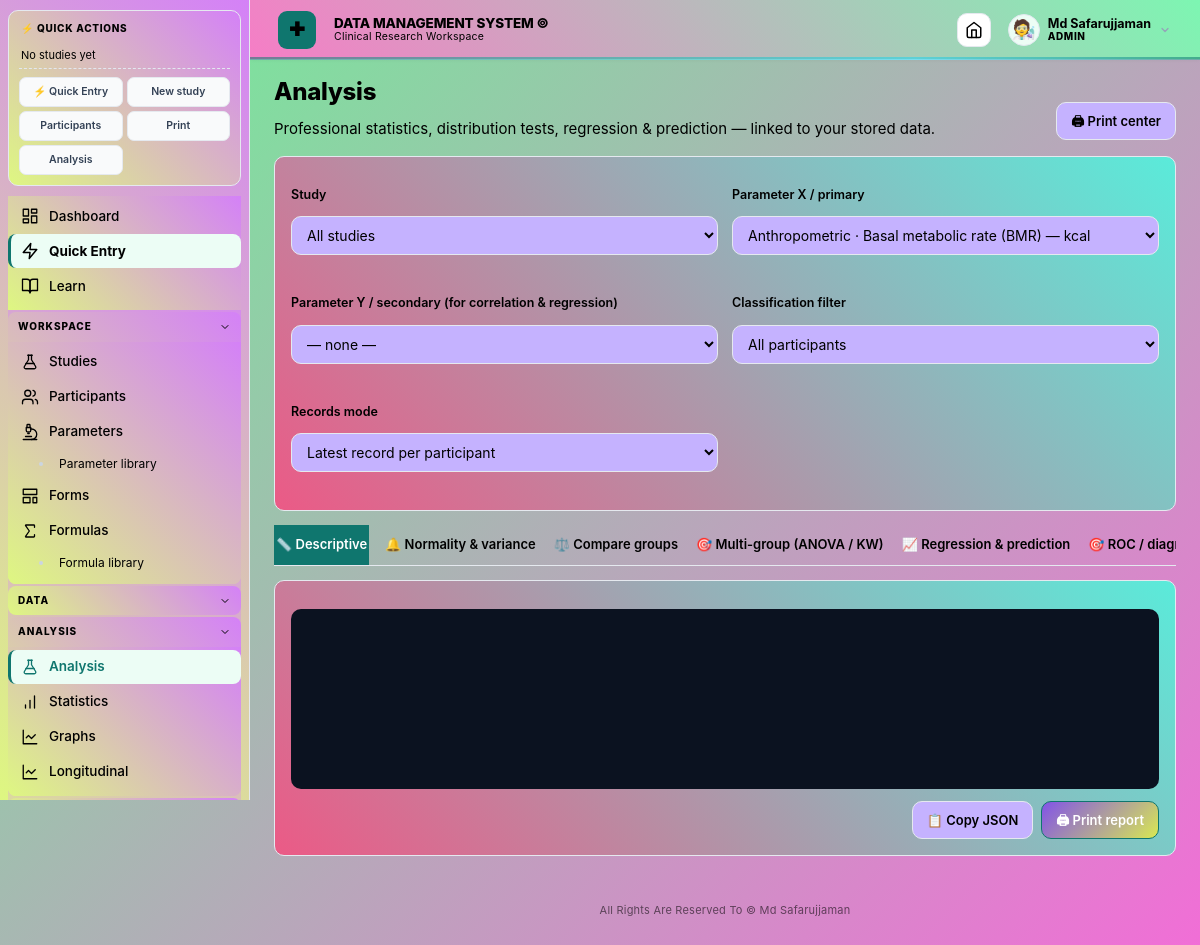
The page /analysis (signed in) on the database its author committed.
### tables this page shows
CREATE TABLE settings(
    key   TEXT PRIMARY KEY,
    value TEXT NOT NULL
);

CREATE TABLE users(
    id            INTEGER PRIMARY KEY AUTOINCREMENT,
    username      TEXT UNIQUE NOT NULL,
    password_hash TEXT NOT NULL,
    role          TEXT NOT NULL CHECK(role IN ('ADMIN','RESEARCHER','VIEWER')),
    active        INTEGER NOT NULL DEFAULT 1,
    created_at    TEXT NOT NULL DEFAULT CURRENT_TIMESTAMP,
    last_login    TEXT,
    avatar_type   TEXT DEFAULT 'initials',
    avatar_value  TEXT DEFAULT '',
    avatar_style  TEXT DEFAULT '',
    totp_secret   TEXT DEFAULT '',
    totp_enabled  INTEGER DEFAULT 0,
    totp_backup_codes TEXT DEFAULT '',
    display_name  TEXT DEFAULT '',
    email         TEXT DEFAULT '',
    must_change_password INTEGER DEFAULT 0
);

### analysis_routes.py (the view)
    @app.route("/analysis")
    def analysis_hub():
        params = query("""SELECT id,code,name,unit,category FROM parameters
                          WHERE active=1 ORDER BY category, sort_order, name""")
        studies = query("SELECT id,study_code,title FROM studies WHERE archived=0 ORDER BY title")
        return render_template("analysis.html", params=params, studies=studies)

### app.py (called while the page is built, shortened)
@app.context_processor
def inject_globals():
    rt = get_runtime()
    return {
        "app_name":     setting("app_name", APP_NAME),
        "app_tagline":  setting("app_tagline", APP_TAGLINE),
        "institution":  setting("institution", ""),
        "app_settings": settings_dict(),
        "rt":           rt,                # ← runtime settings
        "palette":      PALETTE,
        "roles":        ROLES,
        "data_types":   DATA_TYPES,
        "now":          datetime.now(),
        "current_user": getattr(g, "user", None),
    }

@app.before_request
def load_user():
    g.user = None
    uid = session.get("user_id")
    if uid:
        row = one("SELECT id,username,display_name,role,active,avatar_type,avatar_value,avatar_style FROM users WHERE id=? AND active=1", (uid,))
        if row:
            sess_tok = session.get("_sess_tok")
            g.user = row
        else:
            session.clear()

@app.before_request
def require_login():
    ep = request.endpoint
    if not ep or ep in PUBLIC: return None
    if not g.user:
        return redirect(url_for("login", next=request.path))
    return None

def csrf_token():
    tok = session.get("_csrf")
    if not tok:
        tok = secrets.token_urlsafe(32)
        session["_csrf"] = tok
    return tok

def recent_studies_for_sidebar(limit=3):
    try:
        from database import query
        return query("""SELECT id, study_code, title
                       FROM studies WHERE archived = 0
                       ORDER BY id DESC LIMIT ?""", (limit,))
    except Exception:
        return []

def display_name_of(user):
    if not user:
        return ""
    try:
        dn = user["display_name"]
        if dn:
            return dn
    except (KeyError, IndexError, TypeError):
        pass
    try:
        return user["username"]
    except (KeyError, IndexError, TypeError):
        return ""

@app.context_processor
def _cache_buster():
    import time
    return {"_cb": str(int(time.time() // 10))}

@app.before_request
def enforce_roles():
    if not getattr(g, "user", None):
        return None
    ep = request.endpoint or ""
    if not ep:
        return None
    if ep in PUBLIC:
        return None
    role = g.user["role"]
    if role == "ADMIN":
        return None
    if ep in ADMIN_ONLY_ENDPOINTS:
        abort(403)
    if role == "VIEWER" and ep not in VIEWER_ALLOWED_ENDPOINTS:
        abort(403)
    return None

### templates/analysis.html (shortened to what this page needs)
{% extends "base.html" %}
{% block content %}
<div class="pagehead">
  <div><h1>Analysis</h1><p>Professional statistics, distribution tests, regression & prediction — linked to your stored data.</p></div>
  <a class="btn" href="{{ url_for('print_hub') }}">🖨 Print center</a>
</div>
<div class="card">
  <div class="form-grid">
    <label>Study
      <select id="study_id">
        <option value="">All studies</option>
      </select>
    </label>
    <label>Parameter X / primary
      <select id="param_id">
        {% for p in params %}
        <option value="{{ p.id }}">{{ p.category }} · {{ p.name }} ({{ p.code }}){% if p.unit %} — {{ p.unit }}{% endif %}</option>
        {% else %}<option value="">No parameters yet</option>{% endfor %}
      </select>
    </label>
    <label>Parameter Y / secondary (for correlation & regression)
      <select id="param_id2">
        <option value="">— none —</option>
      </select>
    </label>
    <label>Classification filter
      <select id="classification">
        <option value="">All participants</option>
      </select>
    </label>
    <label>Records mode
      <select id="records_mode">
        <option value="latest">Latest record per participant</option>
      </select>
    </label>
  </div>
</div>
<div class="analysis-tabs">
  <a href="#t-descriptive" class="active" data-tab="descriptive">📏 Descriptive</a>
  <a href="#t-normality"  data-tab="normality">🔔 Normality & variance</a>
  <a href="#t-compare"    data-tab="compare">⚖️ Compare groups</a>
  <a href="#t-multigroup" data-tab="multigroup">🎯 Multi-group (ANOVA / KW)</a>
  <a href="#t-regression" data-tab="regression">📈 Regression & prediction</a>
  <a href="#t-diagnostics" data-tab="diagnostics">🎯 ROC / diagnostics</a>
</div>
<div id="result-panel" class="card">
  <div id="result-body" class="result"></div>
  <div class="form-actions" style="margin-top:12px">
    <button class="btn" onclick="copyJson()">📋 Copy JSON</button>
    <button class="btn primary" onclick="printAnalysis()">🖨 Print report</button>
  </div>
</div>
{% endblock %}

### templates/base.html (shortened to what this page needs)
<!doctype html>
<html lang="en">
<head>
<link rel="stylesheet" href="{{ url_for('static', filename='css/pro.css') }}">
<link rel="stylesheet" href="{{ url_for('static', filename='css/fonts.css') }}">
{% set _fc = app_settings.get('ui_font_class','') %}
</head>
<body class="{{ app_settings.get('ui_font_class','') }}">
{% from "_avatar.html" import site_logo, user_avatar %}
{% from "_icons.html" import icon %}
<div class="shell">
<aside class="sidebar" id="sidebar">
  <div class="quick-panel">
    <div class="quick-head">
      <span class="quick-title">⚡ Quick actions</span>
    </div>
    {% set _studies = recent_studies_for_sidebar() if recent_studies_for_sidebar is defined else [] %}
    {% if _studies %}
    {% for s in _studies %}
    <div class="quick-study">
      <span class="quick-study-code">{{ s.study_code }}</span>
      <div class="quick-study-actions">
        <a href="{{ url_for('participants_list') }}?study_id={{ s.id }}" title="Participants">👥</a>
        <a href="{{ url_for('participant_new') }}" title="Add">➕</a>
        <a href="{{ url_for('print_participants_summary', sid=s.id) }}" target="_blank" title="Print">🖨</a>
        <a href="{{ url_for('export_study', sid=s.id, fmt='xlsx') }}" title="Export">⬇</a>
      </div>
    </div>
    {% endfor %}
    {% else %}
    <div class="quick-empty">No studies yet</div>
    {% endif %}
    <div class="quick-globals">
      <a href="{{ url_for('quick_entry_page') }}" style="background:#ecfdf5;border-color:#a7f3d0;color:#0f766e;font-weight:800">⚡ Quick Entry</a>
      <a href="{{ url_for('study_new') }}">New study</a>
      <a href="{{ url_for('participants_list') }}">Participants</a>
      <a href="{{ url_for('print_hub') }}">Print</a>
      <a href="{{ url_for('analysis_hub') }}">Analysis</a>
    </div>
  </div>
  <nav class="sb-nav">
    <div class="sb-items sb-flat">
      <a href="{{ url_for('dashboard') }}" data-path="/" data-exact="1">
        Dashboard
      </a>
      <a href="{{ url_for('quick_entry_page') }}" data-path="/quick-entry"
         style="background:#ecfdf5;border-left-color:#0f766e;color:#0f766e;font-weight:700">
        Quick Entry
      </a>
      <a href="{{ url_for('learn_home') }}" data-path="/learn">
        Learn
      </a>
    </div>
    {% if current_user and current_user.role in ('ADMIN','RESEARCHER') %}
    <div class="sb-group" data-group="workspace">
      <button type="button" class="sb-group-head">
        <span class="sb-group-label">Workspace</span>
      </button>
      <div class="sb-items">
        <a href="{{ url_for('studies_list') }}" data-path="/studies">
          {{ icon('flask', 18, 'currentColor', 1.75) }} Studies
        </a>
        <a href="{{ url_for('participants_list') }}" data-path="/participants">
          {{ icon('users', 18, 'currentColor', 1.75) }} Participants
        </a>
        <a href="{{ url_for('parameters_list') }}" data-path="/parameters" data-exact="1">
          {{ icon('microscope', 18, 'currentColor', 1.75) }} Parameters
        </a>
        <a href="{{ url_for('parameter_library_page') }}" data-path="/parameters/library" class="sb-sub">
          Parameter library
        </a>
        <a href="{{ url_for('forms_list') }}" data-path="/forms">
          {{ icon('layout-template', 18, 'currentColor', 1.75) }} Forms
        </a>
        <a href="{{ url_for('formulas_list') }}" data-path="/formulas" data-exact="1">
          {{ icon('sigma', 18, 'currentColor', 1.75) }} Formulas
        </a>
        <a href="{{ url_for('formula_library_page') }}" data-path="/formulas/library" class="sb-sub">
          Formula library
        </a>
      </div>
    </div>
    <div class="sb-group" data-group="data">
      <button type="button" class="sb-group-head">
        <span class="sb-group-label">Data</span>
      </button>
    </div>
    <div class="sb-group" data-group="analysis">
      <button type="button" class="sb-group-head">
        <span class="sb-group-label">Analysis</span>
      </button>
      <div class="sb-items">
        <a href="{{ url_for('analysis_hub') }}" data-path="/analysis">
          {{ icon('flask', 18, 'currentColor', 1.75) }} Analysis
        </a>
        <a href="{{ url_for('statistics_page') }}" data-path="/statistics">
          {{ icon('bar-chart', 18, 'currentColor', 1.75) }} Statistics
        </a>
        <a href="{{ url_for('graphs_page') }}" data-path="/graphs">
          {{ icon('line-chart', 18, 'currentColor', 1.75) }} Graphs
        </a>
        <a href="{{ url_for('longitudinal_page') }}" data-path="/longitudinal">
          {{ icon('line-chart', 18, 'currentColor', 1.75) }} Longitudinal
        </a>
      </div>
    </div>
    <div class="sb-group" data-group="reports">
      <button type="button" class="sb-group-head">
      </button>
    </div>
    {% endif %}
  </nav>
</aside>
<main>
  <header class="topbar">
    <span class="topbar-logo" aria-hidden="true">
      {{ site_logo(app_settings, 38) }}
    </span>
    <div class="topbar-brand">
      <div class="topbar-title">{{ app_name }}</div>
      <div class="topbar-sub">Clinical Research Workspace</div>
    </div>
    <a class="iconbtn" href="{{ url_for('dashboard') }}" title="Home" id="home-btn">
    </a>
    {% if current_user %}
      <div class="userchip" id="userchip">
        {{ user_avatar(current_user, 32) }}
        <div class="uc-meta">
          <span class="uc-name">{{ display_name_of(current_user) }}</span>
          <span class="uc-role">{{ current_user.role|capitalize }}</span>
        </div>
      </div>
    {% endif %}
  </header>
  <section class="content">
    {% block content %}{% endblock %}
  </section>
  <footer class="appfoot">
    {{ app_settings.get('copyright', '© ' + app_name) }}
  </footer>
</main>
</div>
<link rel="stylesheet" href="/theme.css?v={{ range(1000000, 9999999) | random }}">
</body>
</html>

### templates/_avatar.html (shortened to what this page needs)
{% macro user_avatar(u, size=32, ring=False) %}
{% set s = size|int %}
{% set border = '2px solid #a7f3d0' if ring else '1px solid #e2e8f0' %}
{% if u.avatar_type == 'upload' and u.avatar_value %}
  <img src="{{ url_for('avatar_file', fname=u.avatar_value) }}" alt=""
       style="width:{{ s }}px;height:{{ s }}px;border-radius:50%;object-fit:cover;border:{{ border }};display:inline-block;vertical-align:middle">
{% elif u.avatar_type == 'dicebear' and u.avatar_style %}
  <img src="https://api.dicebear.com/7.x/{{ u.avatar_style }}/svg?seed={{ u.avatar_value or u.username }}"
       alt=""
       style="width:{{ s }}px;height:{{ s }}px;border-radius:50%;object-fit:cover;border:{{ border }};display:inline-block;vertical-align:middle">
{% elif u.avatar_type == 'gif' and u.avatar_value %}
  <img src="{{ u.avatar_value }}" alt=""
       style="width:{{ s }}px;height:{{ s }}px;border-radius:50%;object-fit:cover;border:{{ border }};display:inline-block;vertical-align:middle">
{% elif u.avatar_type == 'emoji' and u.avatar_value %}
  <span style="display:inline-grid;place-items:center;width:{{ s }}px;height:{{ s }}px;
               border-radius:50%;background:#ecfdf5;border:{{ border }};
               font-size:{{ (s * 0.6)|int }}px;line-height:1;
               vertical-align:middle">{{ u.avatar_value }}</span>
{% else %}
  <span style="display:inline-grid;place-items:center;width:{{ s }}px;height:{{ s }}px;
               border-radius:50%;background:var(--primary);color:#fff;
               font-weight:700;font-size:{{ (s * 0.45)|int }}px;
               vertical-align:middle;border:{{ border }}">{{ u.username[0]|upper }}</span>
{% endif %}
{% endmacro %}
{% macro site_logo(settings, size=30) %}
{% set s = size|int %}
{% set logo_url = settings.get('brand_logo_url', '') or '' %}
{% set mark_value = settings.get('brand_mark_value', '✚') or '✚' %}
{% if logo_url and logo_url.strip() %}
  <span class="brandmark" style="display:none;width:{{ s }}px;height:{{ s }}px;
        font-size:{{ (s * 0.5)|int }}px">{{ mark_value }}</span>
{% endif %}
{% endmacro %}

### rows shown on the page
settings: value "DATA MANAGEMENT SYSTEM ©", get "All Rights Are Reserved To © Md Safarujjaman"
users: avatar_value "🧑‍🔬", display_name "Md Safarujjaman", role "ADMIN"

### other values the page prints
{{ mark_value }} "✚"
form field value "Anthropometric · Basal metabolic rate (BMR) — kcal"
